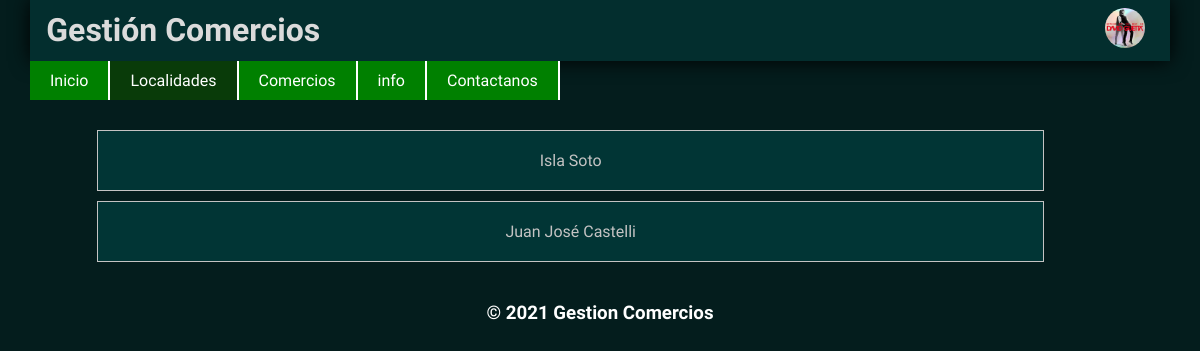
The app's page /Localidades (signed in) with its own data.
### UsuariosApp/models.py (models this page shows)
class ImgPerfil(models.Model):
    usuario = models.ForeignKey(User, on_delete=models.CASCADE)
    img_perfil = models.ImageField(upload_to='imgPerfil')

### GestionComerciosApp/models.py (models this page shows, shortened)
class LocalidadesForms(models.Model):
    localidad = models.CharField(max_length=200)

### GestionComerciosApp/views.py (the view)
# urls.py: path('Localidades',localidades, name='localidades'),
def localidades(request):
    if request.user.is_authenticated:
        img_perfil = ImgPerfil.objects.filter(usuario=request.user)
        all_localidades = LocalidadesForms.objects.all()
        all_post= PostDeComerciosForms.objects.values("localidad_id").distinct()
        return render(request, 'localidades.html',{'localidades':all_localidades,'post':all_post,'img':img_perfil})
    else:
        all_localidades = LocalidadesForms.objects.all()
        all_post= PostDeComerciosForms.objects.values("localidad_id").distinct()
        return render(request, 'localidades.html',{'localidades':all_localidades,'post':all_post})

### GestionComerciosApp/templates/localidades.html
{% extends 'base.html'%}
{% load static %}
{% block section %}
<ul class = "menu">
    {% for l in localidades %}
        {% for p in post %}
                    {% if l.id == p.localidad_id %}
                            <li><a href="{% url 'por_localidad' l.id %}">{{ l.localidad }}</a></li>
                    {% endif %}
        {% endfor %}
    {% endfor %}
</ul>
{% endblock %}

### GestionComerciosApp/templates/base.html (shortened to what this page needs)
<!DOCTYPE html>
<html lang="es">
<head>
    {% load static %}
    <link rel="stylesheet" href="{% static 'estilos.css' %}">
    <link rel="stylesheet" href="{% static 'listas.css' %}">
</head>
<body>
    <header>
        <h1>Gestión Comercios</h1>
        <div class="usuarios">
            {% if request.user.is_authenticated %}
                    {% if img %}
                        {% for i in img %}
                            <img class="perfil-img" src="{{ i.img_perfil.url }}" alt="">
                        {% endfor %}
                    {% else %}
                        <img class="perfil-img" src="{% static 'img/user/default-user-img.jpg' %}" alt="">
                    {% endif %}
            {% else %}
                <a class="btn-login" href="{% url 'login' %}">Iniciar sesión</a>
                <a class="btn-register" href="{% url 'registro' %}">Regístrate</a>
            {% endif %}
        </div>
    </header>
    <nav>
        <ul>
            <li><a  class="home-{% if request.path == '/' %}avtiva{% endif %}" href="{% url 'home' %}">Inicio</a></li>
            <li ><a class="localidad-{% if request.path == '/Localidades' %}avtiva{% endif %}"  href="{% url 'localidades' %}">Localidades</a></li>
            <li><a  class="comercios-{% if request.path == '/comercios' %}avtiva{% endif %}" href="{% url 'comercios'  %}">Comercios</a></li>
            <li><a  class="info-{% if request.path == '/info' %}avtiva{% endif %}" href="{% url 'info'  %}">info</a></li>
            <li><a  class="contactanos-{% if request.path == '/contactanos' %}avtiva{% endif %}" href="{% url 'contactanos'  %}">Contactanos</a></li>
        </ul>
    </nav>
    {% block section %}
    {% endblock %}
    <footer>
        <h3>&copy; 2021 Gestion Comercios</h3>
    </footer>
</body>
</html>

### GestionComerciosApp/static/estilos.css (style rules this page uses)
* { margin: 0%; padding: 0%; font-family: 'Roboto Condensed', sans-serif; }
body { background:rgb(4, 29, 29); width: 95%; margin: auto; }
header { display: flex; align-items: center; background: rgb(3, 46, 46); box-shadow: 0 0 20px; padding: 0 5px; }
header h1 { color: rgb(219, 219, 219); padding: 1%; }
.usuarios { position: relative; margin-left: auto; }
.perfil-img { width: 40px; height: 40px; border-radius: 20px; margin: 0 20px; }
nav > ul { list-style: none; display: flex; text-align: center; align-items: center; }
nav > ul > li > a { text-decoration: none; display: inline-block; background: green; color: white; transition: background 0.6s; border-right: 2px solid white; padding: 10px 20px; }
footer { clear: both; }
footer h3 { text-align: center; color: white; padding: 10px 0; }
.localidad-avtiva { background-color: rgb(9, 59, 9); }

### GestionComerciosApp/static/listas.css (style rules this page uses)
.menu { border-bottom: none; list-style: none; padding: 20px; width: 90%; list-style: none; margin: auto; }
.menu li { text-align: center; margin: 10px; }
.menu li a { background: rgb(3, 15, 15); transition: background 0.3s; display: block; background-color: rgba(1, 53, 53); color: rgb(196, 195, 195); padding: 20px; width: 90%; text-decoration: none; border-bottom: 1px solid rgba(196, 195, 195); border-top: 1px solid rgb(196, 195, 195); border-right: 1px solid rgba(196, 195, 195); border-left: 1px solid rgba(196, 195, 195); }

### records on screen
ImgPerfil: img_perfil (picture)
LocalidadesForms: localidad "Isla Soto"
LocalidadesForms: localidad "Juan José Castelli"
